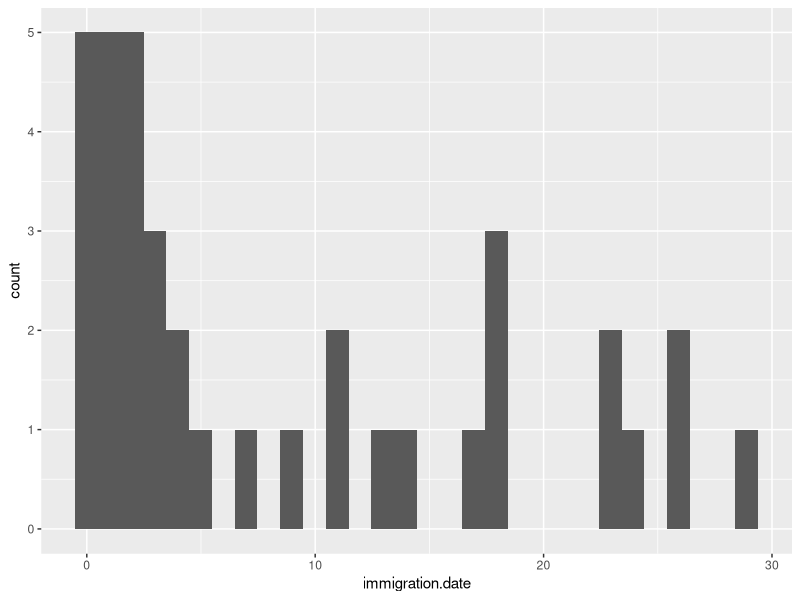
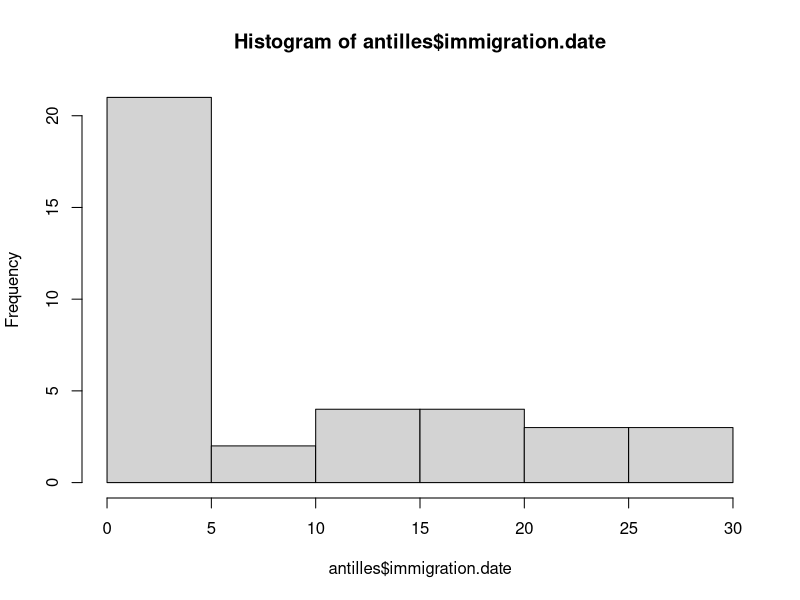
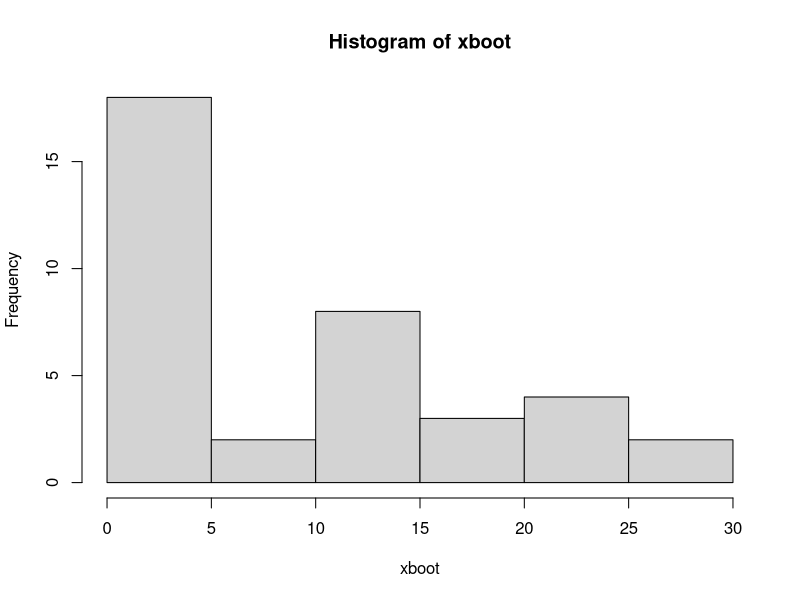
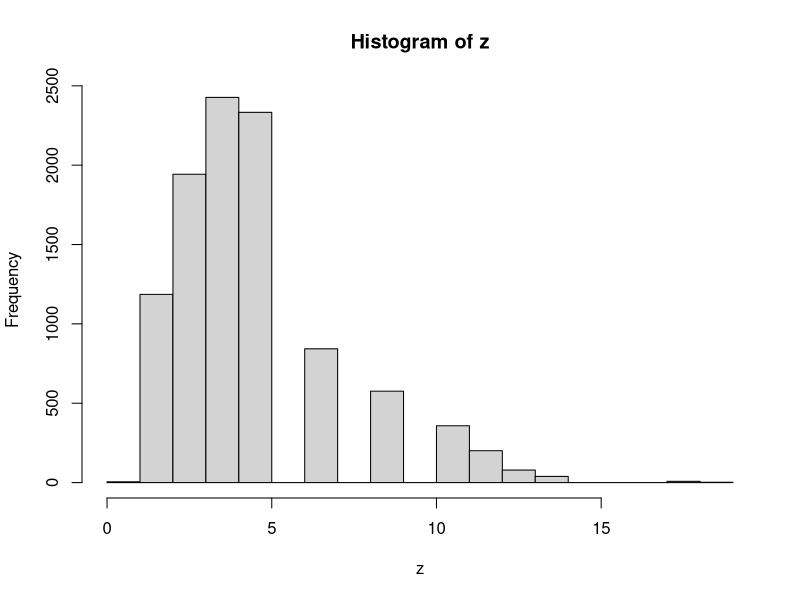

R code for these plots, in order:
library(tidyverse)
antilles <- read_csv("./data/antilles.csv")
str(antilles)

# shape of the distribution
ggplot(data = antilles, aes(x = immigration.date)) + geom_histogram()
hist(antilles$immigration.date)

# mean and median dates of immigration, in millions of years
mean(antilles$immigration.date)
median(antilles$immigration.date)

# Obtain a single bootstrap replicate of the immigration dates
xboot <- sample(antilles$immigration.date, replace = TRUE)

# plot the results
hist(xboot)

# Write a short loop to generate 10000 bootstrap replicate estimates 
# for the sample median immigration date

z <- vector()        # initialize z (do only once)

for (i in 1:10000) {
  xboot <- sample(antilles$immigration.date, replace = TRUE)
  z[i] <- median(xboot)  
}

# Plot the frequency distribution of your results 
# shape of the sampling distribution
hist(z)

# Using your results to calculate a standard error for the sample median
sd(z)

# Calculate the mean of the bootstrap replicate estimates of the 
# median immigration date to estimate the bias
mean(z)

# Use the percentile method to generate an approximate 95% confidence for the median
quantile(z, probs = c(0.025,0.975))

# Apply the boot package to generate a more accurate boostrap confidence interval
# for the median using the BCa method
library(boot)

boot.mean <- function(z,i){boot.mean <- mean(z[i])}

x <- boot(z, boot.mean, R = 2000)

print(x)  
boot.ci(x, type = "bca")  # 95% confidence interval using BCa
boot.ci(x, type = "perc") # 95% confidence interval using percentile
  